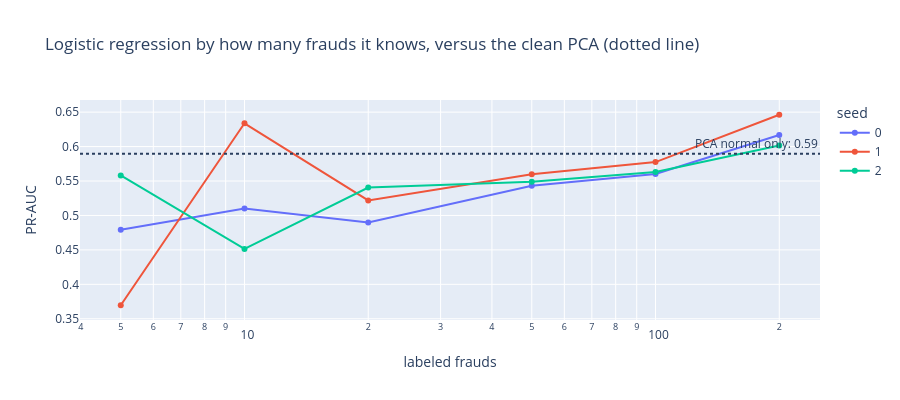

The notebook cell saved with this chart:
### Markdown cell above
The result contradicts the intuition that "a fraud costs much more than a review, so it pays to
alert more". From the 99th to the 99.9th percentile the alerts drop from 2,758 to 293, but recall barely moves
(from 0.81 to 0.77) and the amount of undetected fraud is practically the same, about 2,540 euros. The reason is
the one we saw in section 6.3: the frauds PCA does not see are frauds that look normal, and lowering the
threshold does not reach them; it only adds false alarms. That is why the **strictest** threshold of the four is the
cheapest. Before opening up the threshold you have to look at the recall curve: if it is flat, each extra alert is almost
purely wasted review.

### Code cell
# Exercise 3: how many labels are worth as much as PCA
ap_pca = average_precision_score(yt_te, e_limpio)
filas = []
for semilla in [0, 1, 2]:
    rng = np.random.default_rng(semilla)
    for n1 in [5, 10, 20, 50, 100, 200]:
        sel = np.r_[rng.choice(np.where(yt_tr == 1)[0], n1, replace=False), np.where(yt_tr == 0)[0]]
        s = LogisticRegression(max_iter=2000).fit(Xt_tr[sel], yt_tr[sel]).decision_function(Xt_te)
        filas.append({"seed": semilla, "labeled frauds": n1, "PR-AUC": average_precision_score(yt_te, s)})
curva_et = pd.DataFrame(filas)
fig = px.line(curva_et, x="labeled frauds", y="PR-AUC", color=curva_et["seed"].astype(str), markers=True, log_x=True,
              title="Logistic regression by how many frauds it knows, versus the clean PCA (dotted line)")
fig.add_hline(y=ap_pca, line_dash="dot", annotation_text=f"PCA normal only: {ap_pca:.2f}")
fig.update_layout(height=400, legend_title="seed")
fig.show()
curva_et.pivot(index="labeled frauds", columns="seed", values="PR-AUC").round(3)

### Figure 1 — Plotly figure (JSON) as saved in the notebook; plotly's stock layout.template omitted (floating-point values rounded to 4 significant figures)
{"data": [{"hovertemplate": "color=0<br>labeled frauds=%{x}<br>PR-AUC=%{y}<extra></extra>", "legendgroup": "0", "line": {"color": "#636efa", "dash": "solid"}, "marker": {"symbol": "circle"}, "mode": "lines+markers", "name": "0", "orientation": "v", "showlegend": true, "type": "scatter", "x": [5, 10, 20, 50, 100, 200], "xaxis": "x", "y": [0.4794, 0.5102, 0.4897, 0.5431, 0.5602, 0.6167], "yaxis": "y"}, {"hovertemplate": "color=1<br>labeled frauds=%{x}<br>PR-AUC=%{y}<extra></extra>", "legendgroup": "1", "line": {"color": "#EF553B", "dash": "solid"}, "marker": {"symbol": "circle"}, "mode": "lines+markers", "name": "1", "orientation": "v", "showlegend": true, "type": "scatter", "x": [5, 10, 20, 50, 100, 200], "xaxis": "x", "y": [0.3696, 0.6338, 0.5219, 0.56, 0.5775, 0.6462], "yaxis": "y"}, {"hovertemplate": "color=2<br>labeled frauds=%{x}<br>PR-AUC=%{y}<extra></extra>", "legendgroup": "2", "line": {"color": "#00cc96", "dash": "solid"}, "marker": {"symbol": "circle"}, "mode": "lines+markers", "name": "2", "orientation": "v", "showlegend": true, "type": "scatter", "x": [5, 10, 20, 50, 100, 200], "xaxis": "x", "y": [0.5581, 0.4514, 0.5405, 0.5489, 0.563, 0.6017], "yaxis": "y"}], "layout": {"annotations": [{"showarrow": false, "text": "PCA normal only: 0.59", "x": 1, "xanchor": "right", "xref": "x domain", "y": 0.5895, "yanchor": "bottom", "yref": "y"}], "height": 400, "legend": {"title": {"text": "seed"}, "tracegroupgap": 0}, "shapes": [{"line": {"dash": "dot"}, "type": "line", "x0": 0, "x1": 1, "xref": "x domain", "y0": 0.5895, "y1": 0.5895, "yref": "y"}], "title": {"text": "Logistic regression by how many frauds it knows, versus the clean PCA (dotted line)"}, "xaxis": {"anchor": "y", "domain": [0.0, 1.0], "title": {"text": "labeled frauds"}, "type": "log"}, "yaxis": {"anchor": "x", "domain": [0.0, 1.0], "title": {"text": "PR-AUC"}}}}
